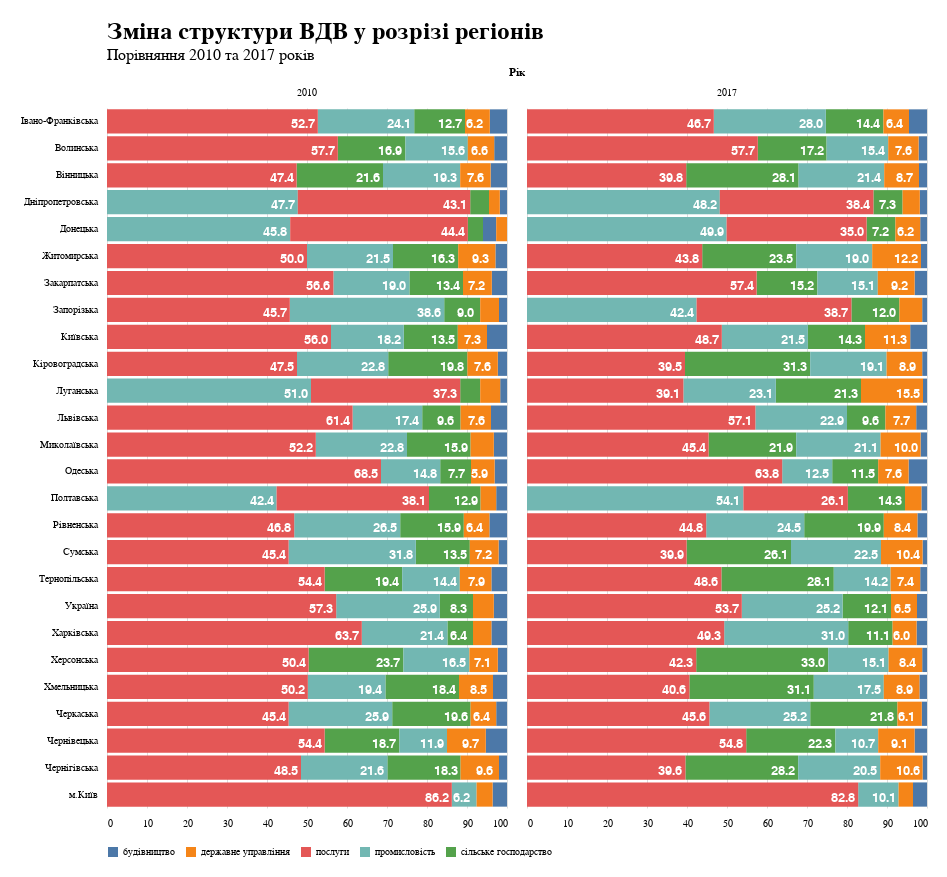

Notebook code for this chart:
### Code cell
chart.display(actions = False, renderer = 'png')

### Figure 1 — Vega-Lite specification as saved in the notebook (floating-point values rounded to 4 significant figures; data arrays with more than 128 entries replaced by an {"elided": "..."} marker saying what was removed)
{"config": {"view": {"continuousWidth": 400, "continuousHeight": 300, "strokeWidth": 0}, "axis": {"domain": false, "labelPadding": 10, "ticks": false, "title": null}, "title": {"anchor": "start", "fontSize": 24, "frame": "group", "subtitleFontSize": 16}}, "data": {"name": "data-e86bebe3ebd5f26b79d7a6555200cf0d"}, "facet": {"type": "nominal", "field": "year", "title": "Рік"}, "spec": {"layer": [{"mark": "bar", "encoding": {"color": {"type": "nominal", "field": "Parts", "legend": {"orient": "bottom", "title": ""}}, "order": {"type": "quantitative", "field": "Value", "sort": "descending"}, "tooltip": {"type": "quantitative", "field": "Value"}, "x": {"type": "quantitative", "field": "Value", "scale": {"nice": false}}, "y": {"type": "ordinal", "field": "region", "sort": {"field": "Value", "op": "max", "order": "descending"}}}}, {"mark": {"type": "text", "color": "white", "dx": -15, "dy": 3, "fontSize": 13, "fontWeight": 600}, "encoding": {"detail": {"type": "nominal", "field": "Parts"}, "order": {"type": "quantitative", "field": "Value", "sort": "descending"}, "text": {"type": "quantitative", "field": "Value", "format": ".1f"}, "x": {"type": "quantitative", "field": "Value", "stack": "zero"}, "y": {"type": "ordinal", "field": "region"}}, "transform": [{"filter": {"field": "Value", "range": [5.9, 86.3]}}]}], "height": 700, "width": 400.0}, "padding": 20, "title": {"text": "Зміна структури ВДВ у розрізі регіонів", "subtitle": "Порівняння 2010 та 2017 років"}, "$schema": "https://vega.github.io/schema/vega-lite/v4.8.1.json", "datasets": {"data-e86bebe3ebd5f26b79d7a6555200cf0d": {"elided": "260 records"}}}
